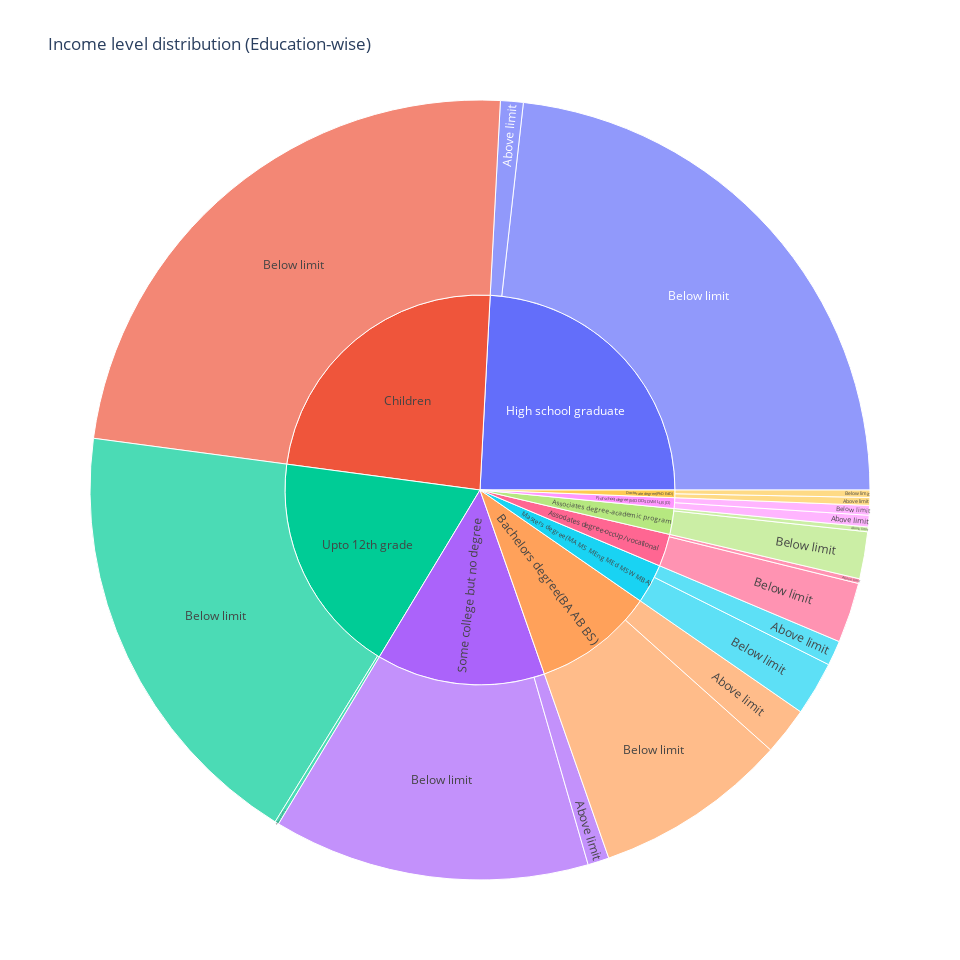

Source (notebook cell):
### Code cell
edu_fig = px.sunburst(data_frame=edudf,path=['education','income_above_limit'],width=960,height=960,labels={'parent':'Education','labels':'Income Level','id':'Category','count':'Number'},title='Income level distribution (Education-wise)')
edu_fig.show()

### Figure 1 — Plotly figure (JSON) as saved in the notebook; plotly's stock layout.template omitted (floating-point values rounded to 4 significant figures)
{"data": [{"branchvalues": "total", "domain": {"x": [0, 1], "y": [0, 1]}, "hovertemplate": "Income Level=%{label}<br>Number=%{value}<br>Education=%{parent}<br>Category=%{id}<extra></extra>", "ids": [" Associates degree-academic program/Above limit", " Associates degree-occup /vocational/Above limit", " Bachelors degree(BA AB BS)/Above limit", " Doctorate degree(PhD EdD)/Above limit", " High school graduate/Above limit", " Masters degree(MA MS MEng MEd MSW MBA)/Above limit", " Prof school degree (MD DDS DVM LLB JD)/Above limit", " Some college but no degree/Above limit", " Upto 12th grade/Above limit", " Associates degree-academic program/Below limit", " Associates degree-occup /vocational/Below limit", " Bachelors degree(BA AB BS)/Below limit", " Children/Below limit", " Doctorate degree(PhD EdD)/Below limit", " High school graduate/Below limit", " Masters degree(MA MS MEng MEd MSW MBA)/Below limit", " Prof school degree (MD DDS DVM LLB JD)/Below limit", " Some college but no degree/Below limit", " Upto 12th grade/Below limit", " Associates degree-academic program", " Associates degree-occup /vocational", " Bachelors degree(BA AB BS)", " Children", " Doctorate degree(PhD EdD)", " High school graduate", " Masters degree(MA MS MEng MEd MSW MBA)", " Prof school degree (MD DDS DVM LLB JD)", " Some college but no degree", " Upto 12th grade"], "labels": ["Above limit", "Above limit", "Above limit", "Above limit", "Above limit", "Above limit", "Above limit", "Above limit", "Above limit", "Below limit", "Below limit", "Below limit", "Below limit", "Below limit", "Below limit", "Below limit", "Below limit", "Below limit", "Below limit", " Associates degree-academic program", " Associates degree-occup /vocational", " Bachelors degree(BA AB BS)", " Children", " Doctorate degree(PhD EdD)", " High school graduate", " Masters degree(MA MS MEng MEd MSW MBA)", " Prof school degree (MD DDS DVM LLB JD)", " Some college but no degree", " Upto 12th grade"], "name": "", "parents": [" Associates degree-academic program", " Associates degree-occup /vocational", " Bachelors degree(BA AB BS)", " Doctorate degree(PhD EdD)", " High school graduate", " Masters degree(MA MS MEng MEd MSW MBA)", " Prof school degree (MD DDS DVM LLB JD)", " Some college but no degree", " Upto 12th grade", " Associates degree-academic program", " Associates degree-occup /vocational", " Bachelors degree(BA AB BS)", " Children", " Doctorate degree(PhD EdD)", " High school graduate", " Masters degree(MA MS MEng MEd MSW MBA)", " Prof school degree (MD DDS DVM LLB JD)", " Some college but no degree", " Upto 12th grade", "", "", "", "", "", "", "", "", "", ""], "type": "sunburst", "values": [413, 409, 4154, 679, 1973, 2169, 1007, 1850, 344, 4081, 5241, 16825, 49685, 639, 48654, 4692, 845, 27470, 38369, 4494, 5650, 20979, 49685, 1318, 50627, 6861, 1852, 29320, 38713]}], "layout": {"height": 960, "legend": {"tracegroupgap": 0}, "title": {"text": "Income level distribution (Education-wise)"}, "width": 960}}
